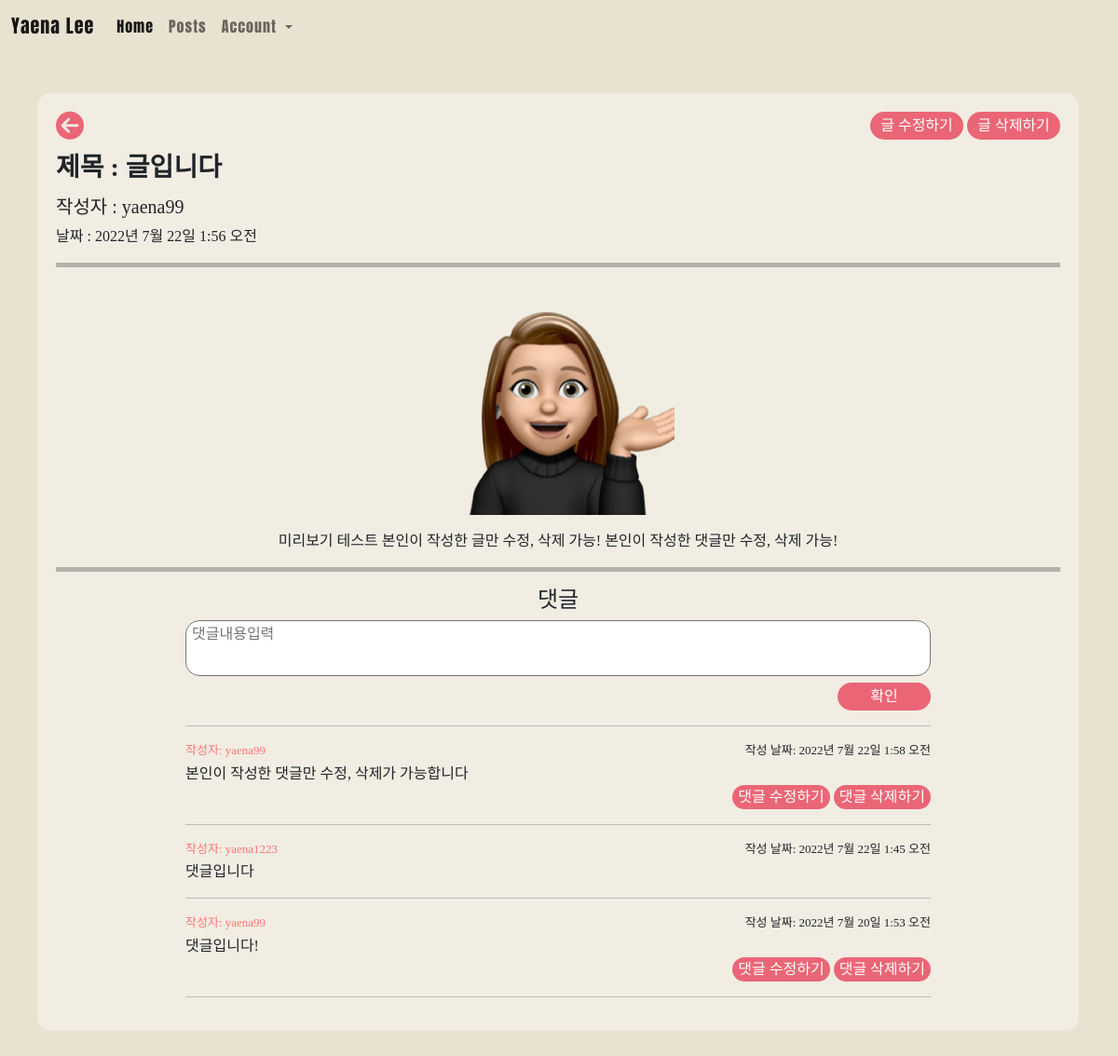
Page /4 (signed in) on the committed database.
### main/models.py (models this page shows, shortened)
class Post(models.Model):
    title = models.CharField(max_length=200)
    writer = models.ForeignKey(User,on_delete=models.CASCADE)
    pub_date = models.DateTimeField()
    body = models.TextField()
    image = models.ImageField(upload_to = 'post/', blank = True, null = True)

class Comment(models.Model):
    content = models.TextField()
    writer = models.ForeignKey(User, on_delete=models.CASCADE)
    post = models.ForeignKey( Post ,on_delete=models.CASCADE, related_name ='comments')
    created_at = models.DateTimeField(auto_now=True)
    update_at = models.DateTimeField(auto_now=True)

### main/views.py (the view)
# urls.py: path('<int:id>', detail, name = "detail"),
def detail(request, id):
    post = get_object_or_404(Post, pk = id)
    all_comments = post.comments.all().order_by('-created_at')
    return render(request, 'main/detail.html', {'post':post, 'comments':all_comments})

### main/templates/main/detail.html (shortened to what this page needs)
{% extends 'base.html' %}
{% load static %}
{% block content %}
{% include 'shared/_navbar2.html' %}
<div id = "detail" class="container" style="padding-top: 100px;">
    <div id = "detail_body" style="background-color: #f1ede3; border-radius: 15px; padding: 20px; margin-bottom: 30px;">
        {% if post.writer == user%}
        <a href = "{% url 'main:post'%}" style="display: inline-block;"><i class="fa-solid fa-circle-arrow-left" style="color: RGB(234,102,118); font-size: 30px;"></i></a>
            <div id = "edit_delete_post" style="text-align: right;float:right;">
                <a href = "{% url 'main:edit' post.id%}"><button id = "post_edit_button">글 수정하기</button></a>
                <a href = "{% url 'main:delete' post.id%}"><button id = "post_edit_button">글 삭제하기</button></a>
            </div>
        {% else %}
        <a href = "{% url 'main:post'%}" style="display: inline-block;"><i class="fa-solid fa-circle-arrow-left" style="color: RGB(234,102,118); font-size: 30px;"></i></a>
        {% endif %}
        <h3>제목 : {{post.title}}</h3>
        {% if post.writer %}
            {% if 'user' in post.writer.username %}
                <h5>작성자 : {{ post.writer.last_name }} {{ post.writer.first_name }}</h5>
            {% else %}
                <h5>작성자 : {{ post.writer }}</h5>
            {% endif %}
        {% else %}
        <h5>작성자 : 알 수 없음</h5>
        {% endif %}
        날짜 : {{post.pub_date}}<br>
        <hr style="height: 5px; border: 0 none;color:black">
        {% if post.image %}
            <p style="text-align: center;"><img src = "{{ post.image.url }}"  style="width: 250px" alt = "사진"></p>
        {% endif %}
        <div id = "summary" style="text-align: center;">{{post.body}}</div><hr style="height: 5px; border: 0 none;color:black">
        <h4 style="text-align: center;">댓글</h4>
        <div  style="text-align: center;">
            <form action="{%url 'main:create_comment' post.id%}" method="POST">
                <textarea name="content" placeholder=" 댓글내용입력" style="width: 800px;resize: none; height: 60px; border-radius: 15px;"></textarea>
                <input type="submit" value="확인" id = "detail_submit">
            </form>
        </div>
        <hr style="width: 800px; margin-left:auto;margin-right:auto">
            <div id = "comment" style="width: 800px; margin-left:auto;margin-right:auto">
                {% for comment in comments %}
                <p style="text-align: right; font-size: 13px; margin-bottom: 0;float: right;">작성 날짜: {{comment.created_at}}</p>
                {% if 'user' in comment.writer.username %}
                <p style="color:#ff7473; margin-bottom: 3px;font-size: 13px;">작성자 : {{comment.writer.last_name}} {{comment.writer.first_name}}</p>
                {% else %}
                <p style="color:#ff7473;margin-bottom: 3px;font-size: 13px;">작성자: {{comment.writer}}</p>
                {% endif %}   {{comment.content}}
                {% if comment.writer == user%}
                    <div id = "edit_delete_comment" style="text-align: right;">
                        <a href = "{% url 'main:edit_comment' comment.id %}"><button id = "comment_edit_button">댓글 수정하기</button></a>
                        <a href = "{% url 'main:delete_comment' comment.id %}"><button id = "comment_edit_button">댓글 삭제하기</button></a>
                            <br>
                    </div>
                {% endif %}
                <hr>
                {% endfor %}
            </div>
    </div>
</div>
{% endblock %}

### profile_page/static/css/style.css (style rules this page uses)
html,body { background-color:RGB(233,226,209); }
h4 { font-family: 'dream', sans-serif; font-size: 1.5em; }
h3 { padding-top: 10px; font-family: 'dream'; font-weight:bold; padding-bottom: 5px; }
#detail { padding-top:50px ; padding-left: 10px; font-family: dream; }
#post_edit_button { background-color: RGB(234,102,118); color:white; font-family: dream; border: none; width: 100px; height: 30px; border-radius: 15px; }
#comment_edit_button { border-radius: 15px; background-color: RGB(234,102,118); color:white;border:none }
#detail_submit { background-color: RGB(234,102,118); color:white; font-family: dream; border: none; width: 100px; height: 30px; border-radius: 15px; margin-left: 700px; }

### rows in the picture
Post: title "글입니다", writer "yaena99", pub_date "2022년 7월 22일 1:56 오전", image (picture), body "미리보기 테스트 본인이 작성한 글만 수정, 삭제 가능! 본인이 작성한 댓글만 수정, 삭제 가능!"
Comment: created_at "2022년 7월 22일 1:58 오전", writer "yaena99", content "본인이 작성한 댓글만 수정, 삭제가 가능합니다", shows "댓글 수정하기"
Comment: created_at "2022년 7월 22일 1:45 오전", writer "yaena1223", content "댓글입니다"
Comment: created_at "2022년 7월 20일 1:53 오전", writer "yaena99", content "댓글입니다!", shows "댓글 수정하기"
